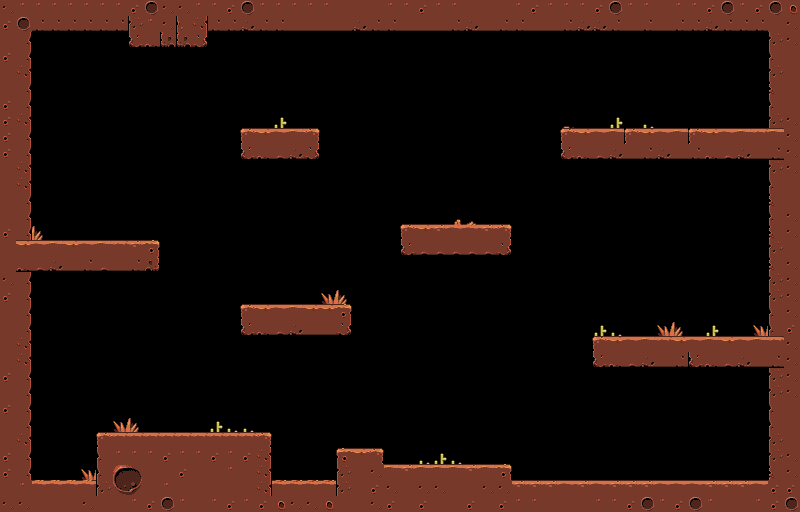

Below is a game level as drawn by its tile map, then a one-line description and the .tmx file that defines it, in full:
An orthogonal 50x32 tile map with 16x16 px tiles, 1 tile layer (Tile Layer 1), 2 tilesets and 8 objects (2x enemy, 2x bird, potion, droid).

<map version="1.0" orientation="orthogonal" renderorder="right-down" width="50" height="32" tilewidth="16" tileheight="16" nextobjectid="20">
 <tileset firstgid="1" name="tiles-1" tilewidth="16" tileheight="16" tilecount="68" columns="17">
  <image source="../images/tiles-1.png" width="272" height="64" />
 </tileset>
 <tileset firstgid="69" name="potion" tilewidth="16" tileheight="16" tilecount="1" columns="1">
  <image source="../images/potion.png" width="16" height="16" />
 </tileset>
 <layer name="Tile Layer 1" width="50" height="32">
  <data encoding="csv">
20,36,36,36,36,36,36,36,37,38,20,20,36,36,37,38,36,36,36,36,36,19,19,19,36,36,37,36,36,19,19,19,36,37,36,36,36,37,38,36,36,19,36,36,37,38,36,37,38,21,
37,38,57,57,57,57,57,57,35,36,20,42,43,57,57,55,57,57,56,56,56,56,55,57,57,56,56,56,57,55,56,57,57,56,56,57,55,55,57,56,57,56,57,57,55,57,57,57,19,20,
19,26,0,0,0,0,0,0,52,53,59,59,60,0,0,0,0,0,0,0,0,0,0,0,0,0,0,0,0,0,0,0,0,0,0,0,0,0,0,0,0,0,0,0,0,0,0,0,35,20,
37,26,0,0,0,0,0,0,0,0,0,0,0,0,0,0,0,0,0,0,0,0,0,0,0,0,0,0,0,0,0,0,0,0,0,0,0,0,0,0,0,0,0,0,0,0,0,0,18,19,
19,43,0,0,0,0,0,0,0,0,0,0,0,0,0,0,0,0,0,0,0,0,0,0,0,0,0,0,0,0,0,0,0,0,0,0,0,0,0,0,0,0,0,0,0,0,0,0,35,19,
19,26,0,0,0,0,0,0,0,0,0,0,0,0,0,0,0,0,0,0,0,0,0,0,0,0,0,0,0,0,0,0,0,0,0,0,0,0,0,0,0,0,0,0,0,0,0,0,25,19,
37,26,0,0,0,0,0,0,0,0,0,0,0,0,0,0,0,0,0,0,0,0,0,0,0,0,0,0,0,0,0,0,0,0,0,0,0,0,0,0,0,0,0,0,0,0,0,0,18,19,
37,43,0,0,0,0,0,0,0,0,0,0,0,0,0,0,0,13,0,0,0,0,0,0,0,0,0,0,0,0,0,0,0,0,0,15,0,0,13,0,14,0,0,0,0,0,0,0,35,20,
37,26,0,0,0,0,0,0,0,0,0,0,0,0,0,1,2,3,4,9,0,0,0,0,0,0,0,0,0,0,0,0,0,0,0,1,2,3,4,1,2,3,4,1,2,3,4,5,4,20,
37,26,0,0,0,0,0,0,0,0,0,0,0,0,0,52,53,54,55,60,0,0,0,0,0,0,0,0,0,0,0,0,0,0,0,52,53,54,55,56,57,55,56,57,53,54,55,56,57,20,
19,43,0,0,0,0,0,0,0,0,0,0,0,0,0,0,0,0,0,0,0,0,0,0,0,0,0,0,0,0,0,0,0,0,0,0,0,0,0,0,0,0,0,0,0,0,0,0,35,20,
19,43,0,0,0,0,0,0,0,0,0,0,0,0,0,0,0,0,0,0,0,0,0,0,0,0,0,0,0,0,0,0,0,0,0,0,0,0,0,0,0,0,0,0,0,0,0,0,18,19,
19,26,0,0,0,0,0,0,0,0,0,0,0,0,0,0,0,0,0,0,0,0,0,0,0,0,0,0,0,0,0,0,0,0,0,0,0,0,0,0,0,0,0,0,0,0,0,0,25,19,
19,26,0,0,0,0,0,0,0,0,0,0,0,0,0,0,0,0,0,0,0,0,0,0,0,0,0,0,49,50,0,0,0,0,0,0,0,0,0,0,0,0,0,0,0,0,0,0,18,20,
37,26,48,0,0,0,0,0,0,0,0,0,0,0,0,0,0,0,0,0,0,0,0,0,0,1,2,6,66,67,6,9,0,0,0,0,0,0,0,0,0,0,0,0,0,0,0,0,25,20,
19,2,3,4,2,3,4,5,6,7,0,0,0,0,0,0,0,0,0,0,0,0,0,0,0,52,54,54,54,54,54,60,0,0,0,0,0,0,0,0,0,0,0,0,0,0,0,0,35,19,
19,53,54,55,56,57,54,56,57,58,0,0,0,0,0,0,0,0,0,0,0,0,0,0,0,0,0,0,0,0,0,0,0,0,0,0,0,0,0,0,0,0,0,0,0,0,0,0,25,20,
20,26,0,0,0,0,0,0,0,0,0,0,0,0,0,0,0,0,0,0,0,0,0,0,0,0,0,0,0,0,0,0,0,0,0,0,0,0,0,0,0,0,0,0,0,0,0,0,35,20,
37,26,0,0,0,0,0,0,0,0,0,0,0,0,0,0,0,0,0,0,47,48,0,0,0,0,0,0,0,0,0,0,0,0,0,0,0,0,0,0,0,0,0,0,0,0,0,0,35,20,
19,26,0,0,0,0,0,0,0,0,0,0,0,0,0,1,2,3,4,2,2,7,0,0,0,0,0,0,0,0,0,0,0,0,0,0,0,0,0,0,0,0,0,0,0,0,0,0,18,20,
19,26,0,0,0,0,0,0,0,0,0,0,0,0,0,52,53,54,55,56,56,60,0,0,0,0,0,0,0,0,0,0,0,0,0,0,0,13,14,0,0,47,48,0,13,0,0,47,18,37,
19,43,0,0,0,0,0,0,0,0,0,0,0,0,0,0,0,0,0,0,0,0,0,0,0,0,0,0,0,0,0,0,0,0,0,0,0,1,2,3,4,5,2,3,4,2,3,4,5,20,
19,43,0,0,0,0,0,0,0,0,0,0,0,0,0,0,0,0,0,0,0,0,0,0,0,0,0,0,0,0,0,0,0,0,0,0,0,52,53,54,55,56,57,52,53,54,55,56,57,20,
37,26,0,0,0,0,0,0,0,0,0,0,0,0,0,0,0,0,0,0,0,0,0,0,0,0,0,0,0,0,0,0,0,0,0,0,0,0,0,0,0,0,0,0,0,0,0,0,35,20,
19,26,0,0,0,0,0,0,0,0,0,0,0,0,0,0,0,0,0,0,0,0,0,0,0,0,0,0,0,0,0,0,0,0,0,0,0,0,0,0,0,0,0,0,0,0,0,0,35,20,
37,26,0,0,0,0,0,0,0,0,0,0,0,0,0,0,0,0,0,0,0,0,0,0,0,0,0,0,0,0,0,0,0,0,0,0,0,0,0,0,0,0,0,0,0,0,0,0,18,19,
19,26,0,0,0,0,0,47,48,0,0,0,0,13,14,14,0,0,0,0,0,0,0,0,0,0,0,0,0,0,0,0,0,0,0,0,0,0,0,0,0,0,0,0,0,0,0,0,18,19,
19,43,0,0,0,0,1,5,5,5,5,5,5,5,5,5,9,0,0,0,0,0,0,0,0,0,0,0,0,0,0,0,0,0,0,0,0,0,0,0,0,0,0,0,0,0,0,0,35,19,
37,26,0,0,0,0,18,36,36,36,37,36,36,37,36,37,43,0,0,0,0,8,2,9,0,0,14,13,14,0,0,0,0,0,0,0,0,0,0,0,0,0,0,0,0,0,0,0,35,20,
37,26,0,0,0,47,18,22,23,19,19,37,19,19,36,19,43,0,0,0,0,35,19,20,4,6,4,4,4,6,4,7,0,0,0,0,0,0,0,0,0,0,0,0,0,0,0,0,25,20,
19,36,67,67,67,67,35,39,40,19,36,19,19,19,19,19,43,32,32,32,32,35,19,37,20,19,20,20,19,19,20,20,6,6,6,3,6,3,6,6,6,3,3,3,6,6,6,3,37,37,
20,20,19,19,19,20,19,19,36,37,38,36,19,36,37,36,37,21,20,20,21,19,19,20,37,19,37,19,19,37,19,37,36,36,19,19,19,36,36,37,38,36,37,38,36,19,19,36,37,38
</data>
 </layer>
 <objectgroup name="potionLayer">
  <object id="11" type="potion" gid="69" x="142" y="239" width="16" height="16">
   <properties>
    <property name="h" type="int" value="16" />
    <property name="w" type="int" value="16" />
   </properties>
  </object>
  <object id="12" gid="69" x="433" y="224" width="16" height="16">
   <properties>
    <property name="h" type="int" value="16" />
    <property name="w" type="int" value="16" />
   </properties>
  </object>
  <object id="13" gid="69" x="352" y="448" width="16" height="16">
   <properties>
    <property name="h" type="int" value="16" />
    <property name="w" type="int" value="16" />
   </properties>
  </object>
 </objectgroup>
 <objectgroup name="enemyLayer">
  <object id="15" type="enemy" x="481" y="129" width="12" height="14">
   <properties>
    <property name="colEnv" type="bool" value="true" />
    <property name="damage" type="int" value="2" />
    <property name="gravity" type="bool" value="true" />
    <property name="h" type="int" value="64" />
    <property name="health" type="int" value="1" />
    <property name="speed" type="int" value="25" />
    <property name="w" type="int" value="32" />
   </properties>
  </object>
  <object id="16" type="enemy" x="130" y="335" width="12" height="14">
   <properties>
    <property name="colEnv" type="bool" value="true" />
    <property name="damage" type="int" value="2" />
    <property name="gravity" type="bool" value="true" />
    <property name="h" type="int" value="64" />
    <property name="health" type="int" value="2" />
    <property name="speed" type="int" value="25" />
    <property name="w" type="int" value="32" />
   </properties>
  </object>
  <object id="17" type="bird" x="400" y="32" width="12" height="14">
   <properties>
    <property name="colEnv" type="bool" value="true" />
    <property name="damage" type="int" value="1" />
    <property name="gravity" type="bool" value="false" />
    <property name="h" type="int" value="31" />
    <property name="health" type="int" value="1" />
    <property name="speed" type="int" value="100" />
    <property name="w" type="int" value="40" />
   </properties>
  </object>
  <object id="18" type="bird" x="385" y="354" width="12" height="14">
   <properties>
    <property name="colEnv" type="bool" value="true" />
    <property name="damage" type="int" value="1" />
    <property name="gravity" type="bool" value="false" />
    <property name="h" type="int" value="31" />
    <property name="health" type="int" value="1" />
    <property name="speed" type="int" value="200" />
    <property name="w" type="int" value="40" />
   </properties>
  </object>
  <object id="19" type="droid" x="310.175" y="224.32" width="16" height="16">
   <properties>
    <property name="colEnv" type="bool" value="true" />
    <property name="damage" type="int" value="1" />
    <property name="gravity" type="bool" value="true" />
    <property name="h" type="int" value="32" />
    <property name="health" type="int" value="2" />
    <property name="speed" type="int" value="50" />
    <property name="w" type="int" value="32" />
   </properties>
  </object>
 </objectgroup>
 <objectgroup name="spikesLayer" />
</map>
